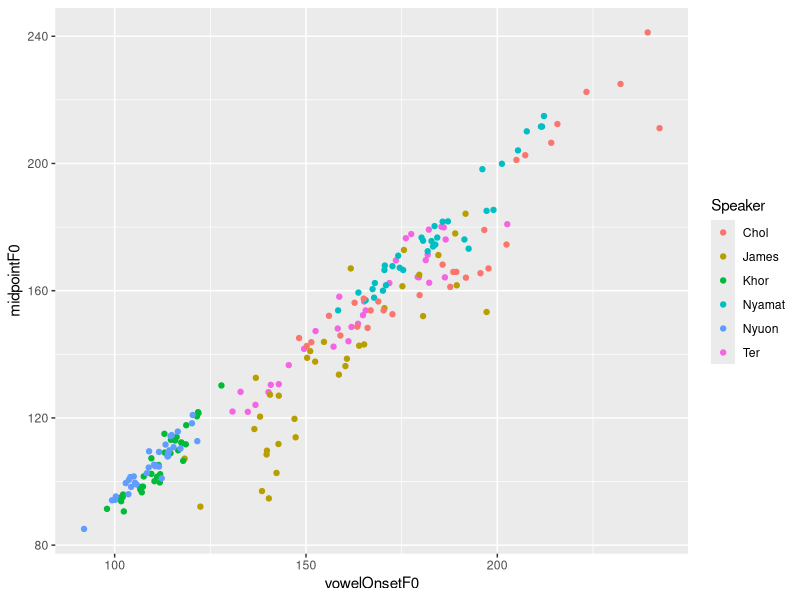
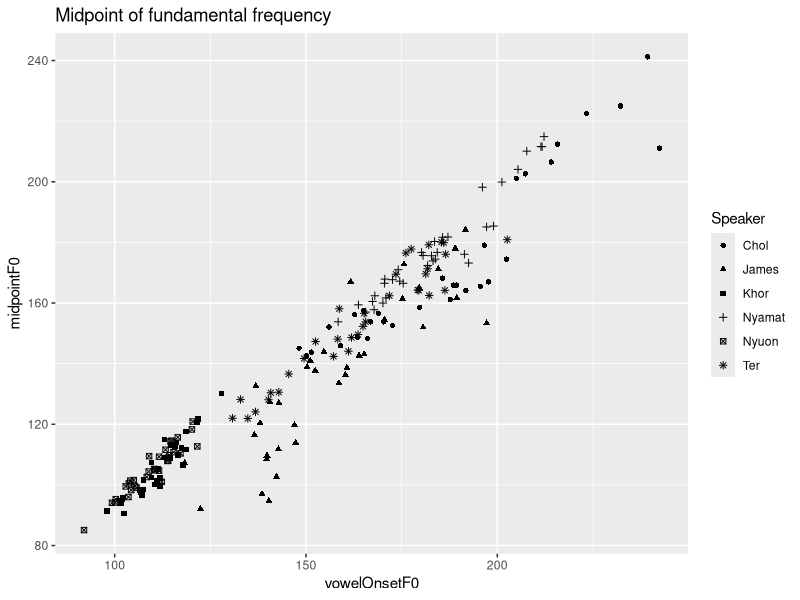

Here is the R script that generated these plots, in order:
## ---- chunk 1
library(ggplot2)
## ---- chunk 2
knitr::opts_chunk$set(echo = TRUE)
## ---- chunk 3
dat <- read.csv("subsetdataLexMidpointF0.csv", sep = ",")

## ---- chunk 4
qplot(vowelOnsetF0, midpointF0, data = dat, color = Speaker)

## ---- chunk 5
ggplot() + geom_point(data = dat, aes(x = vowelOnsetF0, y = midpointF0, shape = Speaker)) +
  ggtitle("Midpoint of fundamental frequency")
  theme(plot.title = element_text(hjust = 0.5))

